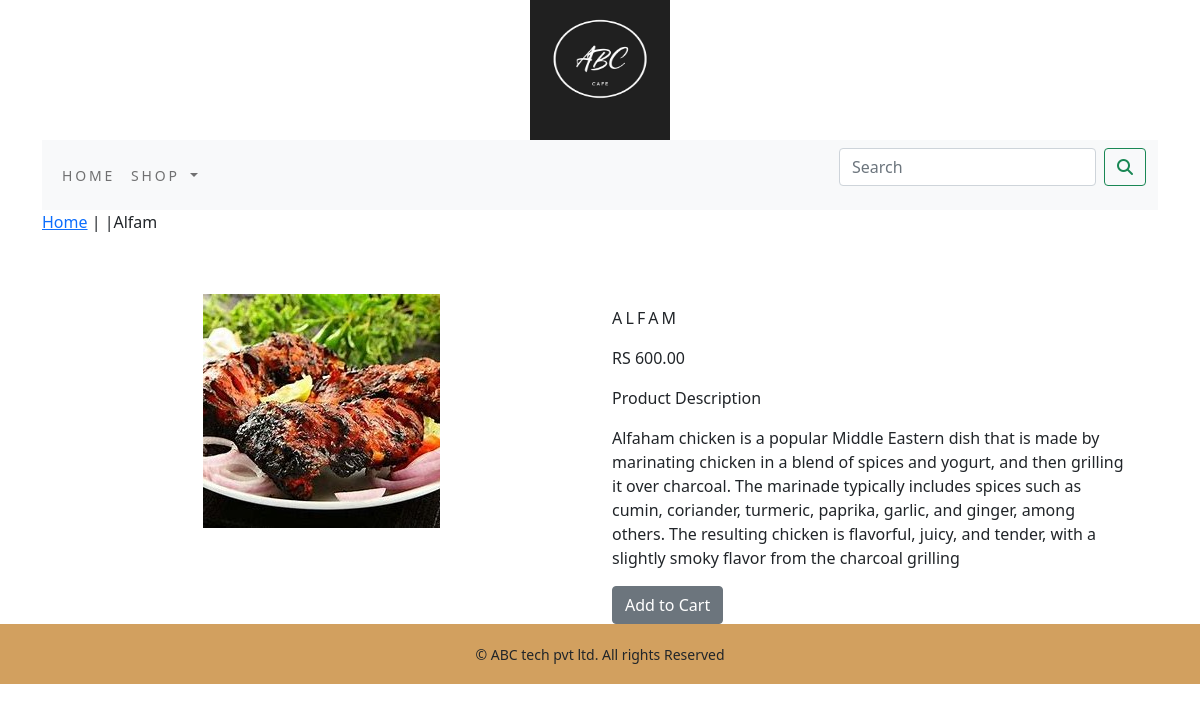
Screenshot of /shop/food/alfam/ with the database file from the repository.
### shop/models.py (models this page shows, shortened)
class Product(models.Model):
    name=models.CharField(max_length=250,unique=True)
    slug=models.SlugField(max_length=250,unique=True)
    desc=models.TextField(blank=True)
    price=models.DecimalField(max_digits=10,decimal_places=2)
    Category=models.ForeignKey(Category,on_delete=models.CASCADE)
    image=models.ImageField(upload_to='product',blank=True)
    stock=models.IntegerField()
    available=models.BooleanField(default=True)
    created=models.DateTimeField(auto_now_add=True)
    updated=models.DateTimeField(auto_now=True)
    class Meta:
        ordering=('name',)
        verbose_name='product'
        verbose_name_plural='products'

### shop/views.py (the view)
# urls.py: path('<slug:c_slug>/<slug:product_slug>/',views.prod,name='prod'),
def prod(request,c_slug,product_slug):
    try:
        product=Product.objects.get(Category__slug=c_slug,slug=product_slug)
    except Exception as e:
        raise e
    return render(request,"product.html",{"product":product})

### cart/context_processors.py (called while the page is built)
def counter(request):
    item_count=0
    if 'admin' in request.path:
        return {}
    else:
        try:
            cart=Cart.objects.filter(cart_id=_cart_id(request))
            cart_items=Cartitem.objects.all().filter(cart=cart[:1])
            for cart_item in cart_items:
                item_count += cart_item.quantity
        except Cart.DoesNotExist:
            item_count =0
    return dict(item_count=item_count)

### cart/views.py (called while the page is built)
def _cart_id(request):
    cart=request.session.session_key
    if not cart:
        cart=request.session.create()
    return cart

### shop/context_processors.py (called while the page is built)
def menu_links(request):
    links=Category.objects.all()
    return dict(links=links)

### shop/models.py (called while the page is built)
    def get_url(self):
        return reverse('shop:pro_category',args=[self.slug])

### template/product.html (shortened to what this page needs)
{% extends 'base.html' %}
{%  load static %}
{% block content %}
<div class="my_pro_row_class">
    <div class="mx_auto">
        <p><a href="{%url  'shop:allpro'    %}">Home</a> | <a href="{{product.category.get_url}}">{{product.category}}</a>|{{product.name}}  </p>
    </div>
</div><br>
<div class="container">
    <div class="row">
        <div class="col-12 col-sm-12 col-md-12 col-lg-6 text-center">
            <div style="min-width:18rem">
            <img src="{{product.image.url}}" alt="{{product.name}}">
        </div>
</div>
<div class="col-12 col-sm-12 col-md-12 col-lg-6">
    <div>
        <h1 class="my_prod_title">{{product.name}}</h1>
        <p>RS {{product.price}}</p>
        <p>Product Description</p>
        <p class="text-justify my_pro_details">{{product.desc}}</p>
{% if product.stock <= 0 %}
          <p class="text-justify my_pro_details" ><b> Out of stock</b></p>
    {% else %}
          <a class="btn btn-secondary" href="{% url 'cart:add_cart' product.id %}">Add to Cart</a>
    {% endif %}
</div>
    </div></div>
</div>
{% endblock %}<br>

### static/css/custom.css (style rules this page uses)
.my_pro_row_class { padding: top 15px;; padding-bottom: 20px; }
.my_prod_title { font-size: 16px; text-transform: uppercase; letter-spacing: .2em; padding-top: 15px; padding-bottom: 10px; }
.my_pro_details { padding-right: 20px; }

### rows the page displays
Product: name "Alfam", image (picture), name "ALFAM", price "600.00", desc "Alfaham chicken is a popular Middle Eastern dish that is made by marinating chicken in a blend of spices and yogurt, and then grilling it over charcoal. The marinade typically includes spices such as cumin, coriander, turmeric, paprika, garlic, and ginger, among others. The resulting chicken is flavorful, juicy, and tender, with a slightly smoky flavor from the charcoal grilling"
